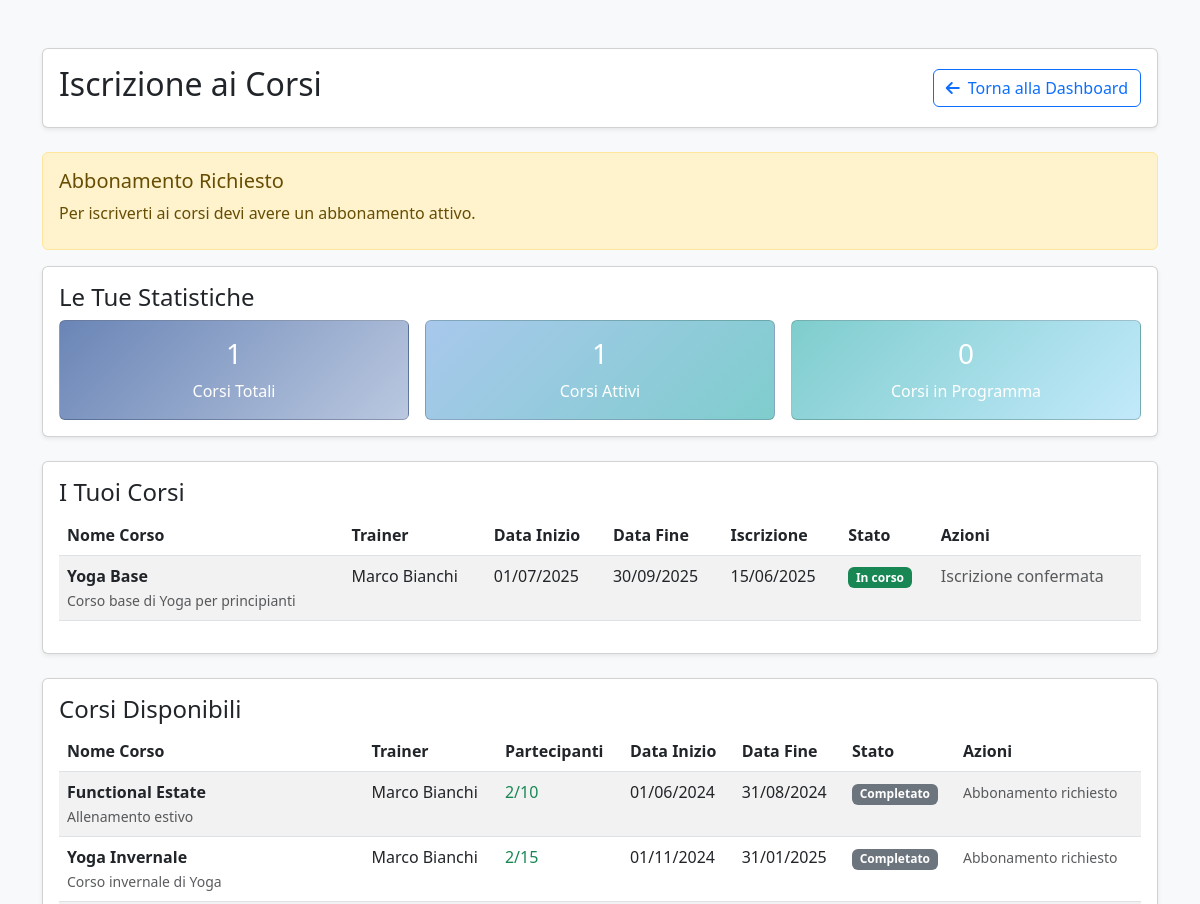
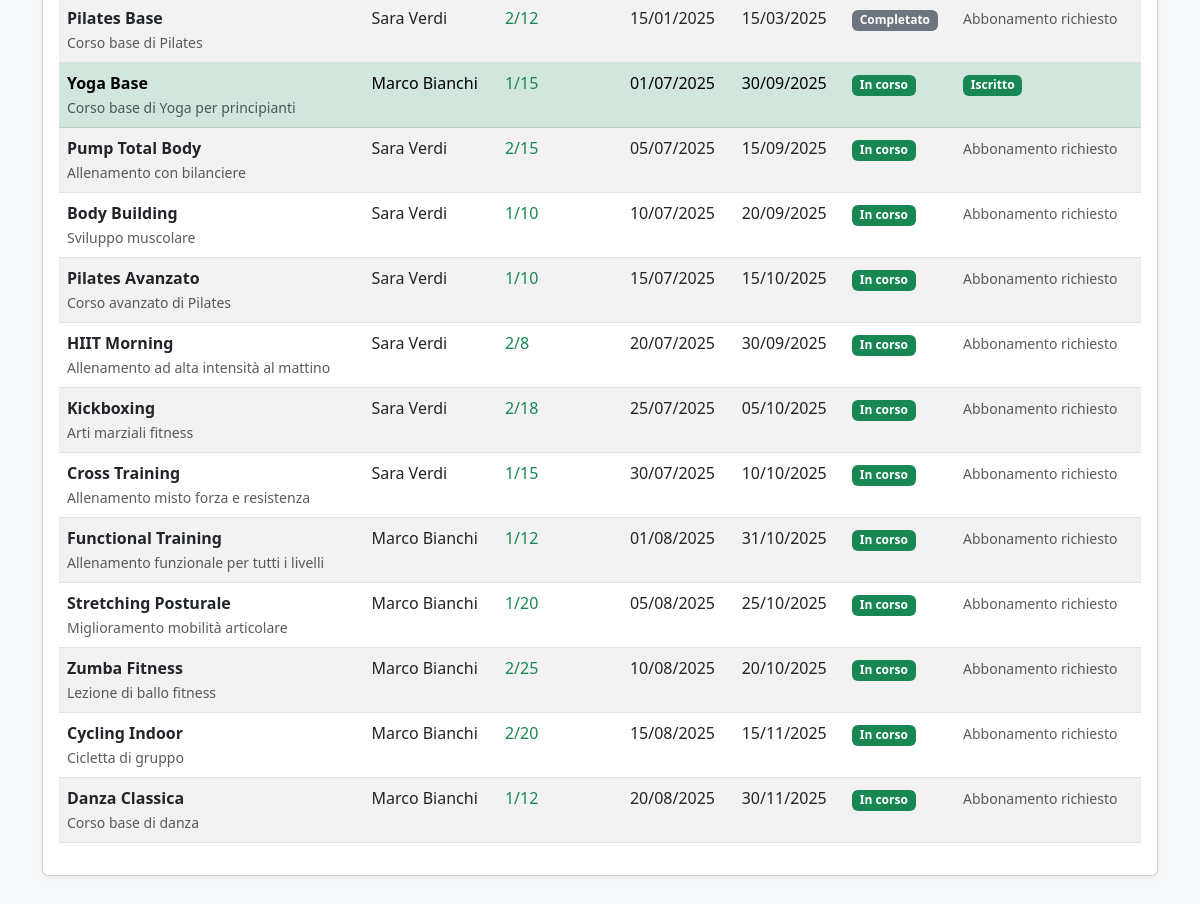
The app's page /customer_course_registration.php (signed in) with its own data (2 pictures, top to bottom).
### tables this page shows
CREATE TABLE ENROLLMENTS (
    customerID INT NOT NULL,
    courseID INT NOT NULL,
    enrollmentDate DATE DEFAULT (CURRENT_DATE),
    PRIMARY KEY (customerID, courseID),
    FOREIGN KEY (customerID) REFERENCES USERS(userID) ON DELETE CASCADE,
    FOREIGN KEY (courseID) REFERENCES COURSES(courseID) ON DELETE CASCADE
);

CREATE TABLE COURSES (
    courseID INT PRIMARY KEY AUTO_INCREMENT,
    name VARCHAR(255) NOT NULL,
    description TEXT,
    maxParticipants INT DEFAULT 20,
    startDate DATE,
    finishDate DATE
);

### customer_course_registration.php (the view, shortened to what this page needs)
<?php
require_once 'config.php';
$customerID = $_SESSION['userID'];
$stmt = $conn->prepare("
    SELECT s.*, m.name as membership_name
    FROM SUBSCRIPTIONS s
    JOIN MEMBERSHIPS m ON s.membershipID = m.membershipID
    WHERE s.customerID = ? AND s.startDate <= CURDATE() AND s.expirationDate >= CURDATE()
");
$stmt->bind_param('i', $customerID);
$stmt->execute();
$activeSubscription = $stmt->get_result()->fetch_assoc();
$stmt = $conn->prepare("
    SELECT c.*, e.enrollmentDate
    FROM COURSES c
    JOIN ENROLLMENTS e ON c.courseID = e.courseID
    WHERE e.customerID = ?
    ORDER BY c.startDate DESC
");
$stmt->bind_param('i', $customerID);
$stmt->execute();
$tempCourses = $stmt->get_result()->fetch_all(MYSQLI_ASSOC);
foreach($tempCourses as $course) {
    $today = new DateTime();
    $startDate = new DateTime($course['startDate']);
    $finishDate = new DateTime($course['finishDate']);
    if ($startDate > $today) {
        $course['status'] = 'In attesa';
        $course['status_class'] = 'warning';
    } elseif ($finishDate >= $today) {
        $course['status'] = 'In corso';
        $course['status_class'] = 'success';
    } else {
        $course['status'] = 'Completato';
        $course['status_class'] = 'primary';
    }
    $stmt = $conn->prepare("
        SELECT u.firstName, u.lastName
        FROM TEACHINGS t
        JOIN USERS u ON t.trainerID = u.userID
        WHERE t.courseID = ?
    ");
    $stmt->bind_param('i', $course['courseID']);
    $stmt->execute();
    $trainers = $stmt->get_result()->fetch_all(MYSQLI_ASSOC);
    $course['trainers'] = array_map(function($t) {
        return $t['firstName'] . ' ' . $t['lastName'];
    }, $trainers);
    $enrolledCourses[] = $course;
}
$stmt = $conn->prepare("SELECT * FROM COURSES ORDER BY startDate ASC");
$stmt->execute();
$allCourses = $stmt->get_result()->fetch_all(MYSQLI_ASSOC);
$availableCourses = [];
foreach($allCourses as $course) {
    $today = new DateTime();
    $startDate = new DateTime($course['startDate']);
    $finishDate = new DateTime($course['finishDate']);
    if ($startDate > $today) {
        $course['status'] = 'In programma';
        $course['status_class'] = 'warning';
    } elseif ($finishDate >= $today) {
        $course['status'] = 'In corso';
        $course['status_class'] = 'success';
    } else {
        $course['status'] = 'Completato';
        $course['status_class'] = 'secondary';
    }
    $stmt = $conn->prepare("SELECT COUNT(*) as count FROM ENROLLMENTS WHERE courseID = ?");
    $stmt->bind_param('i', $course['courseID']);
    $stmt->execute();
    $course['enrolled_count'] = $stmt->get_result()->fetch_assoc()['count'];
    $course['is_full'] = ($course['enrolled_count'] >= $course['maxParticipants']);
    $stmt = $conn->prepare("SELECT 1 FROM ENROLLMENTS WHERE customerID = ? AND courseID = ?");
    $stmt->bind_param('ii', $customerID, $course['courseID']);
    $stmt->execute();
    $course['is_enrolled'] = $stmt->get_result()->num_rows > 0;
    $stmt = $conn->prepare("
        SELECT u.firstName, u.lastName
        FROM TEACHINGS t
        JOIN USERS u ON t.trainerID = u.userID
        WHERE t.courseID = ?
    ");
    $stmt->bind_param('i', $course['courseID']);
    $stmt->execute();
    $trainers = $stmt->get_result()->fetch_all(MYSQLI_ASSOC);
    $course['trainers'] = array_map(function($t) {
        return $t['firstName'] . ' ' . $t['lastName'];
    }, $trainers);
    $availableCourses[] = $course;
}
$totalEnrolled = count($enrolledCourses);
$activeCourses = 0;
$upcomingCourses = 0;
foreach($enrolledCourses as $course) {
    if ($course['status'] === 'In corso') {
        $activeCourses++;
    } elseif ($course['status'] === 'In attesa') {
        $upcomingCourses++;
    }
}
?>
<!DOCTYPE html>
<html lang="it">
<head>
    <link href="https://cdnjs.cloudflare.com/ajax/libs/bootstrap/5.3.0/css/bootstrap.min.css" rel="stylesheet" />
    <link href="https://cdnjs.cloudflare.com/ajax/libs/font-awesome/6.0.0/css/all.min.css" rel="stylesheet" />
</head>
<body class="bg-light">
<div class="container py-5">
    <div class="card shadow-sm mb-4">
        <div class="card-body">
            <div class="d-flex justify-content-between align-items-center">
                <div>
                    <h2>Iscrizione ai Corsi</h2>
                </div>
                <a href="dashboard.php" class="btn btn-outline-primary">
                    <i class="fas fa-arrow-left me-2"></i>Torna alla Dashboard
                </a>
            </div>
        </div>
    </div>
    <?php if (!$activeSubscription): ?>
        <div class="alert alert-warning">
            <h5>Abbonamento Richiesto</h5>
            <p class="mb-2">Per iscriverti ai corsi devi avere un abbonamento attivo.</p>
        </div>
    <?php endif; ?>
    <div class="card mb-4 shadow-sm">
        <div class="card-body">
            <h4>Le Tue Statistiche</h4>
            <div class="row g-3">
                <div class="col-md-4">
                    <div class="card text-white h-100" style="background: linear-gradient(135deg, #6a85b6 0%, #bac8e0 100%);">
                        <div class="card-body text-center d-flex flex-column justify-content-center">
                            <h3><?= $totalEnrolled ?></h3>
                            <p class="mb-0">Corsi Totali</p>
                        </div>
                    </div>
                </div>
                <div class="col-md-4">
                    <div class="card text-white h-100" style="background: linear-gradient(135deg, #a8c8ec 0%, #7fcdcd 100%);">
                        <div class="card-body text-center d-flex flex-column justify-content-center">
                            <h3><?= $activeCourses ?></h3>
                            <p class="mb-0">Corsi Attivi</p>
                        </div>
                    </div>
                </div>
                <div class="col-md-4">
                    <div class="card text-white h-100" style="background: linear-gradient(135deg, #7fcdcd 0%, #c2e9fb 100%);">
                        <div class="card-body text-center d-flex flex-column justify-content-center">
                            <h3><?= $upcomingCourses ?></h3>
                            <p class="mb-0">Corsi in Programma</p>
                        </div>
                    </div>
                </div>
            </div>
        </div>
    </div>
    <?php if (!empty($enrolledCourses)): ?>
        <div class="card mb-4 shadow-sm">
            <div class="card-body">
                <h4>I Tuoi Corsi</h4>
                <div class="table-responsive">
                    <table class="table table-striped">
                        <thead>
                            <tr>
                                <th>Nome Corso</th>
                                <th>Trainer</th>
                                <th>Data Inizio</th>
                                <th>Data Fine</th>
                                <th>Iscrizione</th>
                                <th>Stato</th>
                                <th>Azioni</th>
                            </tr>
                        </thead>
                        <tbody>
                            <?php foreach($enrolledCourses as $course): ?>
                                <tr>
                                    <td>
                                        <strong><?= htmlspecialchars($course['name']) ?></strong>
                                        <br><small class="text-muted"><?= htmlspecialchars($course['description']) ?></small>
                                    </td>
                                    <td>
                                        <?php if (!empty($course['trainers'])): ?>
                                            <?= htmlspecialchars(implode(', ', $course['trainers'])) ?>
                                        <?php else: ?>
                                            <span class="text-muted">Non assegnato</span>
                                        <?php endif; ?>
                                    </td>
                                    <td><?= date('d/m/Y', strtotime($course['startDate'])) ?></td>
                                    <td><?= date('d/m/Y', strtotime($course['finishDate'])) ?></td>
                                    <td><?= date('d/m/Y', strtotime($course['enrollmentDate'])) ?></td>
                                    <td>
                                        <span class="badge bg-<?= $course['status_class'] ?>"><?= $course['status'] ?></span>
                                    </td>
                                    <td>
                                        <?php if ($course['status'] === 'In attesa'): ?>
                                            <form method="POST" style="display:inline" onsubmit="return confirm('Sei sicuro di voler annullare l\'iscrizione?');">
                                                <input type="hidden" name="courseID" value="<?= $course['courseID'] ?>">
                                                <button name="unenroll_course" class="btn btn-sm btn-outline-danger">
                                                    Annulla Iscrizione
                                                </button>
                                            </form>
                                        <?php else: ?>
                                            <span class="text-muted">Iscrizione confermata</span>
                                        <?php endif; ?>
                                    </td>
                                </tr>
                            <?php endforeach; ?>
                        </tbody>
                    </table>
                </div>
            </div>
        </div>
    <?php endif; ?>
    <div class="card shadow-sm mb-4">
        <div class="card-body">
            <h4>Corsi Disponibili</h4>
            <?php if (!empty($availableCourses)): ?>
                <div class="table-responsive">
                    <table class="table table-striped">
                        <thead>
                            <tr>
                                <th>Nome Corso</th>
                                <th>Trainer</th>
                                <th>Partecipanti</th>
                                <th>Data Inizio</th>
                                <th>Data Fine</th>
                                <th>Stato</th>
                                <th>Azioni</th>
                            </tr>
                        </thead>
                        <tbody>
                            <?php foreach($availableCourses as $course): ?>
                                <tr class="<?= $course['is_enrolled'] ? 'table-success' : '' ?>">
                                    <td>
                                        <strong><?= htmlspecialchars($course['name']) ?></strong>
                                        <br><small class="text-muted"><?= htmlspecialchars($course['description']) ?></small>
                                    </td>
                                    <td>
                                        <?php if (!empty($course['trainers'])): ?>
                                            <?= htmlspecialchars(implode(', ', $course['trainers'])) ?>
                                        <?php else: ?>
                                            <span class="text-muted">Non assegnato</span>
                                        <?php endif; ?>
                                    </td>
                                    <td>
                                        <span class="<?= $course['is_full'] ? 'text-danger fw-bold' : 'text-success' ?>">
                                            <?= $course['enrolled_count'] ?>/<?= $course['maxParticipants'] ?>
                                        </span>
                                    </td>
                                    <td><?= date('d/m/Y', strtotime($course['startDate'])) ?></td>
                                    <td><?= date('d/m/Y', strtotime($course['finishDate'])) ?></td>
                                    <td>
                                        <span class="badge bg-<?= $course['status_class'] ?>"><?= $course['status'] ?></span>
                                    </td>
                                    <td>
                                        <?php if ($course['is_enrolled']): ?>
                                            <span class="badge bg-success">Iscritto</span>
                                        <?php elseif (!$activeSubscription): ?>
                                            <small class="text-muted">Abbonamento richiesto</small>
                                        <?php elseif ($course['is_full']): ?>
                                            <span class="badge bg-danger">Completo</span>
                                        <?php elseif ($course['status'] !== 'In programma'): ?>
                                            <span class="badge bg-secondary">Non disponibile</span>
                                        <?php endif; ?>
                                    </td>
                                </tr>
                            <?php endforeach; ?>
                        </tbody>
                    </table>
                </div>
            <?php else: ?>
                <div class="text-center py-5">
                    <h5 class="text-muted">Nessun corso disponibile</h5>
                </div>
            <?php endif; ?>
        </div>
    </div>
</div>
</body>
</html>

### records on screen
enrollments: courseID.name "Yoga Base", courseID.description "Corso base di Yoga per principianti", trainers "Marco Bianchi", courseID.startDate "01/07/2025", courseID.finishDate "30/09/2025", enrollmentDate "15/06/2025", status "In corso"
courses: name "Functional Estate", description "Allenamento estivo", trainers "Marco Bianchi", enrolled_count "2", maxParticipants "10", startDate "01/06/2024", finishDate "31/08/2024", status "Completato", shows "Abbonamento richiesto"
courses: name "Yoga Invernale", description "Corso invernale di Yoga", trainers "Marco Bianchi", enrolled_count "2", maxParticipants "15", startDate "01/11/2024", finishDate "31/01/2025", status "Completato", shows "Abbonamento richiesto"
courses: name "Pilates Base", description "Corso base di Pilates", trainers "Sara Verdi", enrolled_count "2", maxParticipants "12", startDate "15/01/2025", finishDate "15/03/2025", status "Completato", shows "Abbonamento richiesto"
courses: name "Pump Total Body", description "Allenamento con bilanciere", trainers "Sara Verdi", enrolled_count "2", maxParticipants "15", startDate "05/07/2025", finishDate "15/09/2025", status "In corso", shows "Abbonamento richiesto"
courses: name "Body Building", description "Sviluppo muscolare", trainers "Sara Verdi", enrolled_count "1", maxParticipants "10", startDate "10/07/2025", finishDate "20/09/2025", status "In corso", shows "Abbonamento richiesto"
courses: name "Pilates Avanzato", description "Corso avanzato di Pilates", trainers "Sara Verdi", enrolled_count "1", maxParticipants "10", startDate "15/07/2025", finishDate "15/10/2025", status "In corso", shows "Abbonamento richiesto"
courses: name "HIIT Morning", description "Allenamento ad alta intensità al mattino", trainers "Sara Verdi", enrolled_count "2", maxParticipants "8", startDate "20/07/2025", finishDate "30/09/2025", status "In corso", shows "Abbonamento richiesto"
courses: name "Kickboxing", description "Arti marziali fitness", trainers "Sara Verdi", enrolled_count "2", maxParticipants "18", startDate "25/07/2025", finishDate "05/10/2025", status "In corso", shows "Abbonamento richiesto"
courses: name "Cross Training", description "Allenamento misto forza e resistenza", trainers "Sara Verdi", enrolled_count "1", maxParticipants "15", startDate "30/07/2025", finishDate "10/10/2025", status "In corso", shows "Abbonamento richiesto"
courses: name "Functional Training", description "Allenamento funzionale per tutti i livelli", trainers "Marco Bianchi", enrolled_count "1", maxParticipants "12", startDate "01/08/2025", finishDate "31/10/2025", status "In corso", shows "Abbonamento richiesto"
courses: name "Stretching Posturale", description "Miglioramento mobilità articolare", trainers "Marco Bianchi", enrolled_count "1", maxParticipants "20", startDate "05/08/2025", finishDate "25/10/2025", status "In corso", shows "Abbonamento richiesto"
courses: name "Zumba Fitness", description "Lezione di ballo fitness", trainers "Marco Bianchi", enrolled_count "2", maxParticipants "25", startDate "10/08/2025", finishDate "20/10/2025", status "In corso", shows "Abbonamento richiesto"
courses: name "Cycling Indoor", description "Cicletta di gruppo", trainers "Marco Bianchi", enrolled_count "2", maxParticipants "20", startDate "15/08/2025", finishDate "15/11/2025", status "In corso", shows "Abbonamento richiesto"
courses: name "Danza Classica", description "Corso base di danza", trainers "Marco Bianchi", enrolled_count "1", maxParticipants "12", startDate "20/08/2025", finishDate "30/11/2025", status "In corso", shows "Abbonamento richiesto"

### other values on screen
$totalEnrolled "1"
$activeCourses "1"
$upcomingCourses "0"
$course['name'] "Yoga Base"
$course['description'] "Corso base di Yoga per principianti"
implode(', ', $course['trainers']) "Marco Bianchi"
$course['enrolled_count'] "1"
$course['maxParticipants'] "15"
date('d/m/Y', strtotime($course['startDate'])) "01/07/2025"
date('d/m/Y', strtotime($course['finishDate'])) "30/09/2025"
$course['status'] "In corso"
